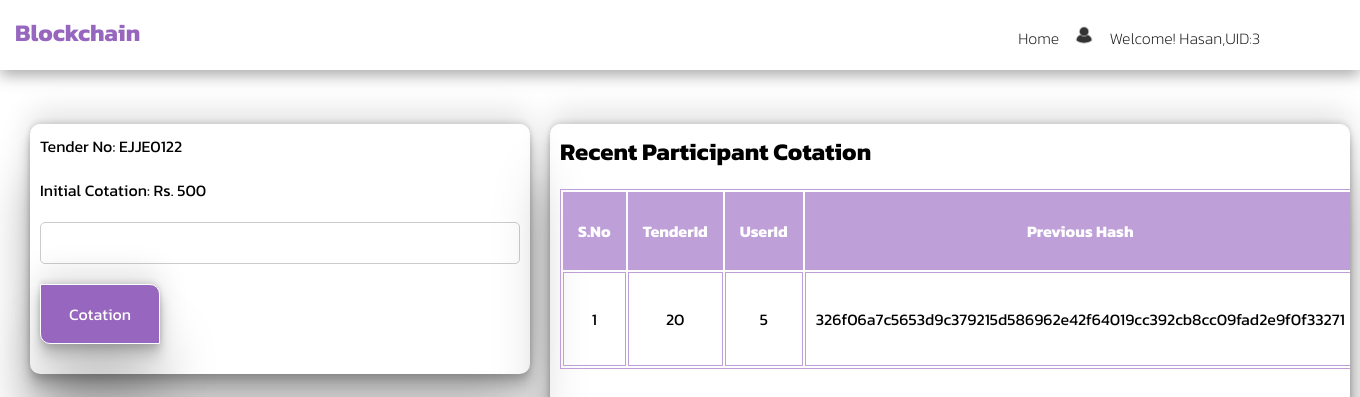
/viewBidDetails/20/ (signed in), run on the app's committed database.
### eadmin/models.py (models this page shows)
class particpants(models.Model):
    username = models.CharField(max_length=100,null=False, blank=False)
    password = models.CharField(max_length=100)
    contact = models.CharField(max_length=100)
    email = models.CharField(max_length=100)
    profile_picture = models.ImageField(upload_to=getFile,null=True,blank=True)
    created_at=models.DateTimeField(auto_now_add=True)

class tender(models.Model):
    title = models.CharField(max_length=100,null=False, blank=False)
    started_at = models.DateTimeField()
    ended_at = models.DateTimeField()
    img = models.ImageField(upload_to=getFile,null=True,blank=True)
    created_at=models.DateTimeField(auto_now_add=True)
    tenderNo = models.CharField(max_length=100,null=False,blank=False)
    status=  models.BooleanField(default=True)
    winnerid=  models.IntegerField(default=0)
    blockid=  models.IntegerField(default=0)
    initalCotation = models.CharField(max_length=100,null=False,blank=False,default=0)

class Blockchain(models.Model):
    tenderid= models.CharField(max_length=100,null=False, blank=False)
    previousHash = models.CharField(max_length=100,null=False, blank=False)
    currentHash = models.CharField(max_length=100,null=False, blank=False)
    data = models.JSONField(default=default_data)
    updated_at=models.DateTimeField(auto_now_add=True)

### eadmin/views.py (the view)
# urls.py: path("viewBidDetails/<int:tender_id>/",views.getBidDetails, name="viewBidDetails"),
def getBidDetails(request,tender_id):
    tenders=tender.objects.get(pk=tender_id)
    logger.warning(f"tender:{tenders}")
    request.tender_id = tender_id
    bl_block = isTenderCotatedByUser(tender_id)
    participant_info = getattr(request, 'participant_info', None)
    return render(request,'e-participant/tenderDetails.html',{'tenderDetails':tenders,'block_list': bl_block, 'participant_info': participant_info})

### eadmin/BlockchainMiddleWare.py (called while the page is built)
    def __call__(self, request):
        tender_id = request.GET.get('tender_id', None)  # Assuming the tenderid is passed via GET parameter
        block_list = None
        if tender_id:
            block_list = Blockchain.objects.filter(tenderid=tender_id)
            request.block_list = block_list
        else:
            request.block_list = None
        response = self.get_response(request)
        return response

### eadmin/tenderMiddleware.py (called while the page is built)
    def __call__(self, request):
        tenderList = None
        getTender = tender.objects.filter(status=True)
        request.tenderList = getTender
        response = self.get_response(request)
        return response

### eadmin/views.py (called while the page is built)
def isTenderCotatedByUser(tender_id):
    blocks=Blockchain.objects.filter(tenderid=tender_id)
    cotation = []
    isactive =False
    for bb in blocks:
        obj = bb.data
        currentUserid = obj['data']['userid']
        print("line 400:",bb.id)
        cotation.append({'bbid':bb.id,'userid':currentUserid,'tenderid':bb.tenderid,'transaction':obj['data']['transaction'],'previousHash':bb.previousHash,'currentHash':bb.currentHash,'updated_at':bb.updated_at})
    print(cotation)
    return cotation

### templates/e-participant/tenderDetails.html (shortened to what this page needs)
{% extends 'e-participant/layout.html' %}
{% block content %}
    <div class="bl-container">
         <div class="card cotation-card ">
            <p>Tender No: {{ tenderDetails.tenderNo }}</p>
            <p>Initial Cotation: Rs. {{ tenderDetails.initalCotation }}</p>
            <form  method="post" action="{% url 'newCotation' %}">
                <input type="text" name="amount" class="form-control">
                <button type="submit" class="bl-btn wd-1">Cotation</button>
            </form>
        </div>
        <div class="card cotation-card wd ">
            <h2>Recent Participant Cotation </h2>
            <table>
                <thead>
                    <th>S.No</th>
                    <th>TenderId</th>
                    <th>UserId</th>
                    <th>Previous Hash</th>
                </thead>
                <tbody>
                    {% for blocks in block_list %}
                    <tr>
                        <td>{{forloop.counter}}</td>
                        <td>{{blocks.tenderid}}</td>
                        <td>{{blocks.userid}}</td>
                        <td>{{blocks.previousHash}}</td>
                    </tr>
                    {% endfor %}
                </tbody>
            </table>
        </div>
    </div>
{% endblock %}

### templates/e-participant/layout.html (shortened to what this page needs)
<html lang="en">
<head>
    {% load static %}
    <link rel="stylesheet" href="{% static 'css/style.css' %}">
    <link rel="stylesheet" href="https://cdnjs.cloudflare.com/ajax/libs/font-awesome/6.5.1/css/all.min.css" />
</head>
<body>
    <header>
        <nav>
             <h1>Blockchain</h1>
            <ul>
                <li><a href="{% url 'dashboard' %}">Home</a></li>
                <li class="dropdown">
                    <div class="dropbtn">
                        <img src="{% static 'profile/default.jpg' %}" alt="" height="30px" width="30px">
                    </div>
                </li>
                {% if participant_info %}
                <li><a href="#">Welcome! <b class="bl-fnt">{{participant_info.username}},UID:{{participant_info.id}}</b></a></li>
                {% endif%}
            </ul>
        </nav>
    </header>
    <a href="{% url 'dashboard' %}">Home</a>
    <a href="{% url 'bid_details' %}">Bid Details</a>
    <a href="{% url 'index' %}">Logout</a>
    {% block content %}
    {% endblock  %}
</body>
</html>

### static/css/style.css (style rules this page uses)
* { box-sizing: border-box; padding: 0; margin: 0; list-style: none; font-family: 'Kanit', sans-serif; text-decoration: none; }
:root { --primary-color: #9766be; --light-primary-color: #be9fd8; --green-color:#0c8835; --white-color: #ffff; --black-color: #0a0a0aee; --red-color:#d30202; }
header { background-color: var(--white-color); height: 70px; width: 100%; top: 0; position: sticky; z-index: 1000; box-shadow: rgba(0, 0, 0, 0.35) 0px 5px 15px; }
header nav { display: flex; cursor: pointer; justify-content: space-between; }
header nav h1 { margin: 15px; }
header nav ul { margin: 15px; display: flex; justify-content: flex-end; align-items: flex-end; }
header nav ul li { padding: 5px; }
header nav ul li:last-child { margin-right: 80px; }
nav h1 { color: var(--primary-color); }
li a { color: var(--black-color); }
.card { height: 300px; margin: 10px; position: relative; width: 300px; border-radius: 10px; box-shadow: rgba(0, 0, 0, 0.25) 0px 54px 55px, rgba(0, 0, 0, 0.12) 0px -12px 30px, rgba(0, 0, 0, 0.12) 0px 4px 6px, rgba(0, 0, 0, 0.17) 0px 12px 13px, rgba(0, 0, 0, 0.09) 0px -3px 5px; }
.bl-form p, a { color: var(--white-color); font-weight: 200; }
.form-control { width: 100%; padding: 10px; margin-bottom: 10px; border: 1px solid #ccc; border-radius: 5px; box-sizing: border-box; }
.dropbtn { align-items: center; flex-direction: column; }
.bl-fnt { font-weight: 200; }
.bl-container { height: 100%; width: 100%; display: grid; margin: 20px; grid-template-columns: 1fr 1fr 1fr; }
.bl-btn { display: absolute; border: 1px solid var(--white-color); color: var(--black-color); cursor: pointer; background-color: var(--primary-color); text-align: center; margin-top: 10px; border-radius: 0px 10px 0px 10px; box-shadow: rgba(0, 0, 0, 0.25) 0px 54px 55px, rgba(0, 0, 0, 0.12) 0px -12px 30px, rgba(0, 0, 0, 0.12) 0px 4px 6px, rgba(0, 0, 0, 0.17) 0px 12px 13px, rgba(0, 0, 0, 0.09) 0px -3px 5px; }
.bl-btn.wd-1 { width: 120px; height: 60px; font-size: 1em; color: var(--white-color); }
.card.cotation-card { height: 250px; width: 500px; }
.cotation-card p, form { padding: 10px; }
.card.cotation-card.wd { height: 80%; width: 800px; overflow: scroll; }
.wd h2 { padding: 10px; }
table { margin: 10px; border: 1px solid var(--light-primary-color) }
table thead { background-color: var(--light-primary-color); color: var(--white-color); }
table thead th { padding: 15px; }
tbody tr td { border: 1px solid var(--light-primary-color); padding: 10px; text-align: center; }

### data on the page
particpants: username "Hasan", id "3"
tender: tenderNo "EJJE0122", initalCotation "500"
Blockchain: tenderid "20", previousHash "326f06a7c5653d9c379215d586962e42f64019cc392cb8cc09fad2e9f0f33271"

### other printed values
{{ blocks.userid }} "5"
